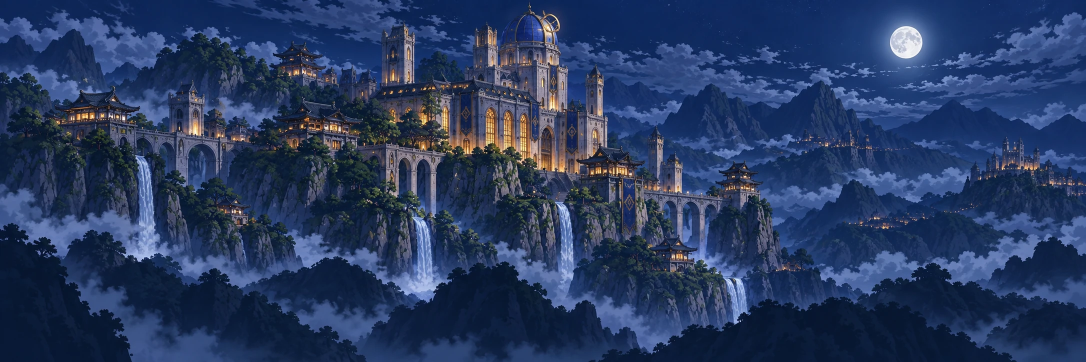
#> input picture assets/expedition/stages/citadel/atmosphere-far.webp, 2172 x 724 px, found by its file name (shown at 1/2 size)
$ python build_light_anchors.py
#> lines starting #> are read from the running program, lines starting #| are printed output that depends on the picture; after the words box and inside, x2 and y2 are one past the last pixel; in counts of white or black regions, pixels touching at a corner belong together
"""Locate painted warm windows/lanterns for registered, bounded light flicker."""
from pathlib import Path
import json
from PIL import Image
import numpy as np
from scipy import ndimage
ROOT=Path(__file__).resolve().parents[1]
out={}
for group in ['travel','stages']:
    for folder in (ROOT/'assets/expedition'/group).iterdir():
        if not folder.is_dir():continue
        layers={}
        for filename in ['atmosphere-far.webp','atmosphere-ground.webp','plate.webp']:
            p=folder/filename
            if not p.exists():continue
            a=np.array(Image.open(p).convert('RGBA'));h,w=a.shape[:2];r,g,b=[a[:,:,n].astype(float) for n in range(3)]
#> after `h, w = a.shape[:2]`: h = 724; w = 2172
#> after `r, g, b = [a[:, :, n].astype(float) for n in range(3)]`:
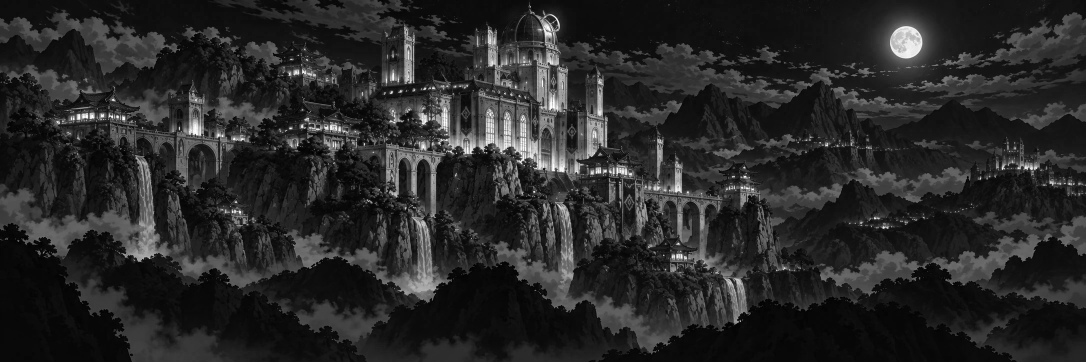
#> r: shape (724, 2172) float64 (shown at 1/2 size); min 0, max 255, mean 40.2
#> after `r, g, b = [a[:, :, n].astype(float) for n in range(3)]`:
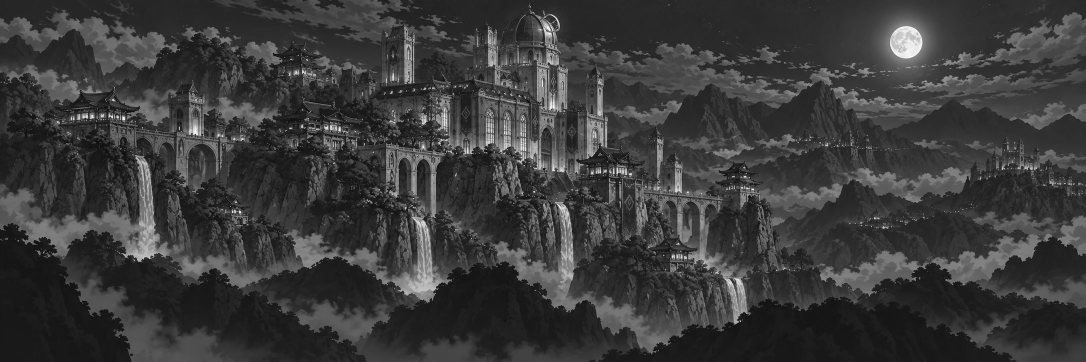
#> g: shape (724, 2172) float64 (shown at 1/2 size); min 0, max 255, mean 58.6
#> after `r, g, b = [a[:, :, n].astype(float) for n in range(3)]`:
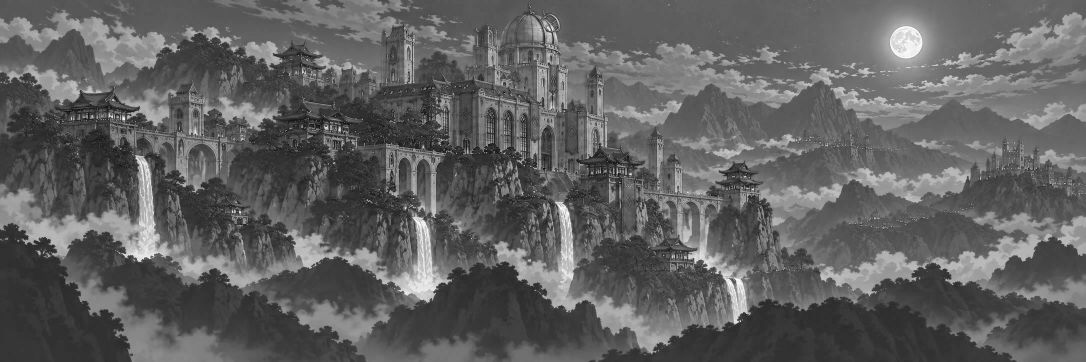
#> b: shape (724, 2172) float64 (shown at 1/2 size); min 0, max 255, mean 96.3
            mask=(r>205)&(g>130)&(b<135)&(r>b*1.5)&(a[:,:,3]>200)
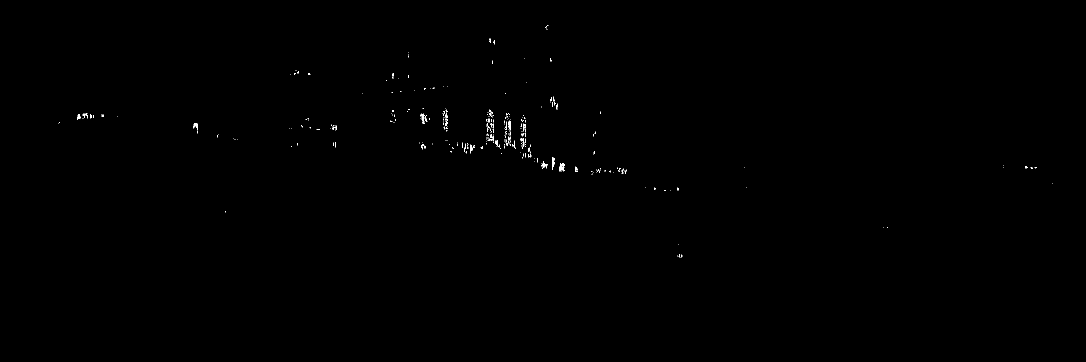
#> mask: shape (724, 2172) bool (shown at 1/2 size); 0.15% white in thin lines or dots, all inside (x1, y1, x2, y2) = (117, 50, 2105, 516)
            lab,n=ndimage.label(mask);hits=[]
#> after `lab, n = ndimage.label(mask)`: lab: shape (724, 2172) int32; 466 distinct labels, from 0 to 465
#> after `lab, n = ndimage.label(mask)`: n = 465
            for i,sl in enumerate(ndimage.find_objects(lab),1):
                if sl is None:continue
                yy,xx=np.where(lab[sl]==i);size=len(xx)
                if 3<=size<=170 and sl[0].stop-sl[0].start<30 and sl[1].stop-sl[1].start<24:
                    x=float(xx.mean()+sl[1].start);y=float(yy.mean()+sl[0].start)
                    # Only city/magical architecture and marsh lanterns. Sunny
                    # coastal rock/forest highlights must never look like fire.
                    if any(k in folder.name for k in ['city','citadel','swamp']):hits.append((size,x/w,y/h))
#> this loop made 465 passes
#> (yy, xx, size, x, y) on passes 1, 3, 8, 11, 13: ([0, 1, 1], [0, 0, 1], 3, 1095.3, 50.67), ([0, 1, 1, 2], [1, 0, 1, 0], 4, 1091.5, 54), ([0, 1, 2, 2, 3, 3, 3, 4, 4, 4, 5, 5, 5, 6, 7, 8], [1, 1, 1, 2, 0, 1, 2, 0, 1, 2, 0, 1, 2, 1, 1, 1], 16, 988.1, 83.88), ([0, 1, 2, 3], [0, 0, 0, 0], 4, 817, 112.5), ([0, 1, 2, 3, 4, 4, 4, 5, 5, 5, 6, 6], [1, 1, 1, 1, 0, 1, 2, 0, 1, 2, 0, 2], 12, 1101, 119.8)
#> (size, x, y) on passes 7, 55, 61, 63, 64, 65: (20, 979.9, 81), (25, 1113.3, 212.5), (5, 817.8, 218.6), (10, 892.8, 221.8), (3, 978, 220), (10, 785.5, 221.6)
#> after the loop, hits = 212 items, first 6: (3, 0.504, 0.07), (4, 0.503, 0.0746), (20, 0.451, 0.112), (16, 0.455, 0.116), (4, 0.376, 0.155), (12, 0.507, 0.165)
            points=[]
            for size,x,y in sorted(hits,reverse=True):
                if all((x-px)**2+(y-py)**2>.0002 for px,py,_ in points):points.append((round(x,5),round(y,5),round(min(1.3,.35+size/130),2)))
                if len(points)>=24:break
#> this loop made 36 passes
#> (size, x, y) on passes 1 to 12: (114, 0.517, 0.461), (82, 0.509, 0.449), (64, 0.18, 0.347), (62, 0.389, 0.327), (59, 0.434, 0.41), (39, 0.0722, 0.322), (36, 0.469, 0.345), (28, 0.466, 0.346), (27, 0.411, 0.338), (25, 0.53, 0.466), (25, 0.513, 0.293), (25, 0.501, 0.455)
#> after the loop, points = 24 items, first 6: (0.517, 0.461, 1.23), (0.509, 0.449, 0.98), (0.18, 0.347, 0.84), (0.389, 0.327, 0.83), (0.434, 0.41, 0.8), (0.0722, 0.322, 0.65)
            layers[filename]=points
        out[group+'/'+folder.name]=layers
p=ROOT/'js/expedition/light_anchors.js'
p.write_text('// Generated by tools/build_light_anchors.py; normalized painted light coordinates.\nADV.Expedition.lightAnchors='+json.dumps(out,separators=(',',':'))+';\n',encoding='utf8')
